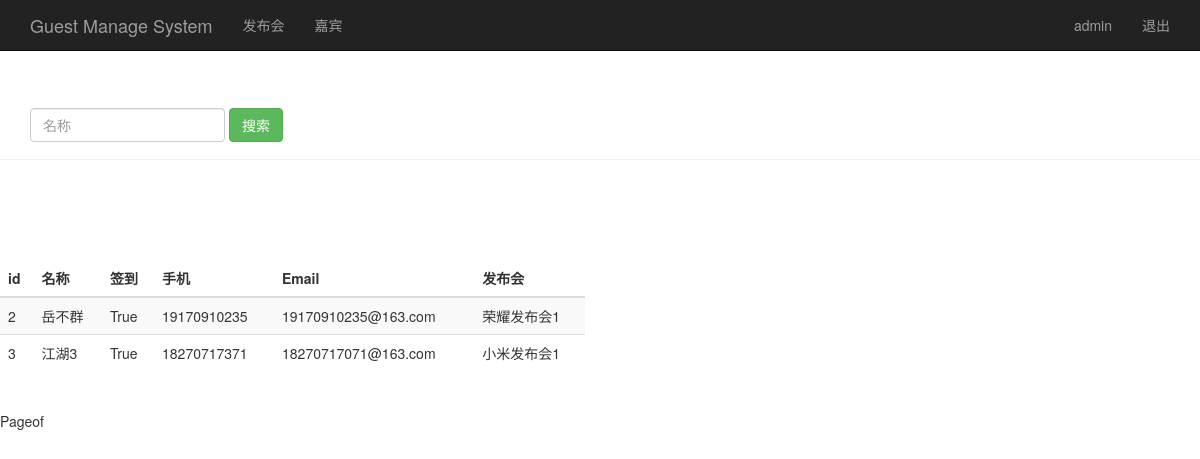
/search_realname/ (signed in), run on the app's committed database.
### sign/models.py (models this page shows)
class Guest(models.Model):
    event = models.ForeignKey(Event,on_delete=models.PROTECT)                    # 嘉宾关联的发布会id
    '''
    在设置外键时，需要通过on_delete选项指明主表删除数据时，对于外键引用表数据如何处理，在django.db.models中包含了可选常量：

    CASCADE级联，删除主表数据时连通一起删除外键表中数据，

    PROTECT保护，通过抛出ProtectedError异常，来阻止删除主表中被外键应用的数据，

    SET_NULL设置为NULL，仅在该字段null=True允许为null时可用，

    SET_DEFAULT设置为默认值，仅在该字段设置了默认值时可用，

    SET()设置为特定值或者调用特定方法，

    DO_NOTHING不做任何操作，如果数据库前置指明级联性，此选项会抛出IntegrityError异常。
    '''
    realname = models.CharField(max_length=100)         # 嘉宾姓名
    phone = models.CharField(max_length=16)             # 嘉宾手机号
    sign = models.BooleanField()                        # 嘉宾签到状态
    email = models.EmailField()                         # 嘉宾邮件
    create_time = models.DateTimeField(auto_now=True)
    class Meta:                             # django模型类的一个内部类，用于定义一些django模型类的行为特性
        unique_together = ('event','phone')             # unique_together用于设置两个字段的联合主键
    def __str__(self):
        return self.realname

class Event(models.Model):
    name = models.CharField(max_length=100)                 # 发布会标题
    limit = models.IntegerField()                       # 参加人数
    status = models.BooleanField()                      # 发布会状态
    address = models.CharField(max_length=200)          # 发布会地址
    start_time = models.DateTimeField('event_time')                 # 发布会时间
    create_time = models.DateTimeField(auto_now=True)                # 创建时间，自动获取当前时间
    def __str__(self):                          # 重写__str__方法，返回name，也就是发布会标题
        return self.name

### sign/views.py (the view)
# urls.py: path('search_realname/',views.search_realname),
@login_required
def search_realname(request):
    username = request.session.get('user','')
    search_realname = request.GET.get('realname','')
    print(search_realname)
    guest_list = Guest.objects.filter(realname__contains=search_realname)
    print(guest_list)
    return render(request,'guest_manage.html',{'user':username,'guests':guest_list})

### sign/templates/guest_manage.html (shortened to what this page needs)
<!DOCTYPE html>
<html lang="en">
<head>
    {% load bootstrap3 %}
    {% bootstrap_css %}
</head>
<body>
    <nav class="navbar navbar-inverse navbar-fixed-top">
        <div class="container">
            <div class="navbar-header">
                <a href="/event_manage/" class="navbar-brand">Guest Manage System</a>
            </div>
            <div id="navbar" class="collapse navbar-collapse">
                <ul class="nav navbar-nav">
                    <li><a href="/event_manage/">发布会</a></li>
                    <li><a href="#" class="active">嘉宾</a></li>
                </ul>
                <ul class="nav navbar-nav navbar-right">
                    <li><a href="#">{{ user }}</a></li>
                    <li><a href="/logout/">退出</a></li>
                </ul>
            </div>
        </div>
    </nav>
    <div class="page-header" style="padding-top: 60px">
        <div id="navbar" class="navbar-collapse collapse">
            <form class="navbar-form" action="/search_realname/" method="get">
                <div class="form-group">
                    <input type="text" name="realname" placeholder="名称" class="form-control">
                </div>
                <button type="submit" class="btn btn-success">搜索</button>
            </form>
        </div>
    </div>
    <div class="row" style="padding-top: 80px">
        <div class="col-md-6">
            <table class="table table-striped">
                <thead>
                    <tr>
                        <th>id</th>
                        <th>名称</th>
                        <th>签到</th>
                        <th>手机</th>
                        <th>Email</th>
                        <th>发布会</th>
                    </tr>
                </thead>
                <tbody>
                {% for guest in guests %}
                <tr>
                    <td>{{ guest.id }}</td>
                    <td>{{ guest.realname }}</td>
                    <td>{{ guest.sign }}</td>
                    <td>{{ guest.phone }}</td>
                    <td>{{ guest.email }}</td>
                    <td>{{ guest.event }}</td>
                </tr>
                {% endfor %}
                </tbody>
            </table>
        </div>
    </div>
    <div class="pagination">
        <span class="step-links">
            <span class="current">
                Page{{ guests.number }}of{{ guests.pagintor.num_pages }}
            </span>
        </span>
    </div>
</body>
</html>

### data on the page
Guest: id "2", realname "岳不群", sign "True", phone "19170910235", email "19170910235@163.com", event "荣耀发布会1"
Guest: id "3", realname "江湖3", sign "True", phone "18270717371", email "18270717071@163.com", event "小米发布会1"

### other printed values
{{ user }} "admin"
